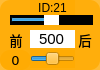
    <widget class="QWidget" name="widget_id21" native="true">
     <property name="geometry">
      <rect>
       <x>460</x>
       <y>240</y>
       <width>100</width>
       <height>70</height>
      </rect>
     </property>
     <property name="styleSheet">
      <string notr="true">background-color: rgb(255, 170, 0, 200);
border-radius:10px;</string>
     </property>
     <widget class="QLabel" name="label_ID21">
      <property name="geometry">
       <rect>
        <x>30</x>
        <y>0</y>
        <width>45</width>
        <height>16</height>
       </rect>
      </property>
      <property name="minimumSize">
       <size>
        <width>0</width>
        <height>10</height>
       </size>
      </property>
      <property name="font">
       <font>
        <family>Arial</family>
        <pointsize>9</pointsize>
       </font>
      </property>
      <property name="styleSheet">
       <string notr="true">background-color: rgb(255, 255, 255， 0);
border-radius:0px;</string>
      </property>
      <property name="text">
       <string>ID:21</string>
      </property>
      <property name="alignment">
       <set>Qt::AlignCenter</set>
      </property>
     </widget>
     <widget class="QSlider" name="horizontalSlider_pulse_id21">
      <property name="geometry">
       <rect>
        <x>10</x>
        <y>15</y>
        <width>83</width>
        <height>10</height>
       </rect>
      </property>
      <property name="autoFillBackground">
       <bool>false</bool>
      </property>
      <property name="styleSheet">
       <string notr="true">QSlider{background-color: rgb(0, 0, 0);
border-radius:0px;}
QSlider::handle {/*设置中间的那个滑动的键*/                           
    background:  rgb(255, 255, 255);
}</string>
      </property>
      <property name="minimum">
       <number>0</number>
      </property>
      <property name="maximum">
       <number>1000</number>
      </property>
      <property name="pageStep">
       <number>1</number>
      </property>
      <property name="value">
       <number>500</number>
      </property>
      <property name="orientation">
       <enum>Qt::Horizontal</enum>
      </property>
     </widget>
     <widget class="QSlider" name="horizontalSlider_dev_id21">
      <property name="geometry">
       <rect>
        <x>30</x>
        <y>50</y>
        <width>45</width>
        <height>18</height>
       </rect>
      </property>
      <property name="styleSheet">
       <string notr="true">background-color: rgba(255, 255, 255， 0);</string>
      </property>
      <property name="minimum">
       <number>-125</number>
      </property>
      <property name="maximum">
       <number>125</number>
      </property>
      <property name="pageStep">
       <number>1</number>
      </property>
      <property name="orientation">
       <enum>Qt::Horizontal</enum>
      </property>
     </widget>
     <widget class="QLabel" name="label_id21">
      <property name="geometry">
       <rect>
        <x>0</x>
        <y>50</y>
        <width>31</width>
        <height>20</height>
       </rect>
      </property>
      <property name="minimumSize">
       <size>
        <width>0</width>
        <height>10</height>
       </size>
      </property>
      <property name="font">
       <font>
        <family>DejaVu Sans</family>
        <pointsize>10</pointsize>
       </font>
      </property>
      <property name="styleSheet">
       <string notr="true">background-color: rgb(255, 255, 255， 0);</string>
      </property>
      <property name="text">
       <string>0</string>
      </property>
      <property name="alignment">
       <set>Qt::AlignCenter</set>
      </property>
     </widget>
     <widget class="QLineEdit" name="lineEdit_id21">
      <property name="geometry">
       <rect>
        <x>30</x>
        <y>30</y>
        <width>45</width>
        <height>18</height>
       </rect>
      </property>
      <property name="sizePolicy">
       <sizepolicy hsizetype="Fixed" vsizetype="Fixed">
        <horstretch>0</horstretch>
        <verstretch>0</verstretch>
       </sizepolicy>
      </property>
      <property name="font">
       <font>
        <family>Arial</family>
        <pointsize>11</pointsize>
       </font>
      </property>
      <property name="autoFillBackground">
       <bool>false</bool>
      </property>
      <property name="styleSheet">
       <string notr="true">background-color: rgb(255, 255, 255);
border-radius:0px;</string>
      </property>
      <property name="text">
       <string>500</string>
      </property>
      <property name="maxLength">
       <number>1000</number>
      </property>
      <property name="alignment">
       <set>Qt::AlignCenter</set>
      </property>
      <property name="dragEnabled">
       <bool>false</bool>
      </property>
      <property name="readOnly">
       <bool>false</bool>
      </property>
     </widget>
     <widget class="QLabel" name="label_back8">
      <property name="geometry">
       <rect>
        <x>75</x>
        <y>30</y>
        <width>20</width>
        <height>20</height>
       </rect>
      </property>
      <property name="font">
       <font>
        <pointsize>10</pointsize>
        <weight>50</weight>
        <italic>false</italic>
        <bold>false</bold>
       </font>
      </property>
      <property name="styleSheet">
       <string notr="true">background-color: rgba(255, 255, 255, 0);</string>
      </property>
      <property name="text">
       <string>后</string>
      </property>
      <property name="alignment">
       <set>Qt::AlignCenter</set>
      </property>
     </widget>
     <widget class="QLabel" name="label_front8">
      <property name="geometry">
       <rect>
        <x>6</x>
        <y>30</y>
        <width>20</width>
        <height>20</height>
       </rect>
      </property>
      <property name="font">
       <font>
        <pointsize>10</pointsize>
        <weight>50</weight>
        <italic>false</italic>
        <bold>false</bold>
       </font>
      </property>
      <property name="styleSheet">
       <string notr="true">background-color: rgb(255, 255, 255, 0);</string>
      </property>
      <property name="text">
       <string>前</string>
      </property>
      <property name="alignment">
       <set>Qt::AlignCenter</set>
      </property>
     </widget>
    </widget>
